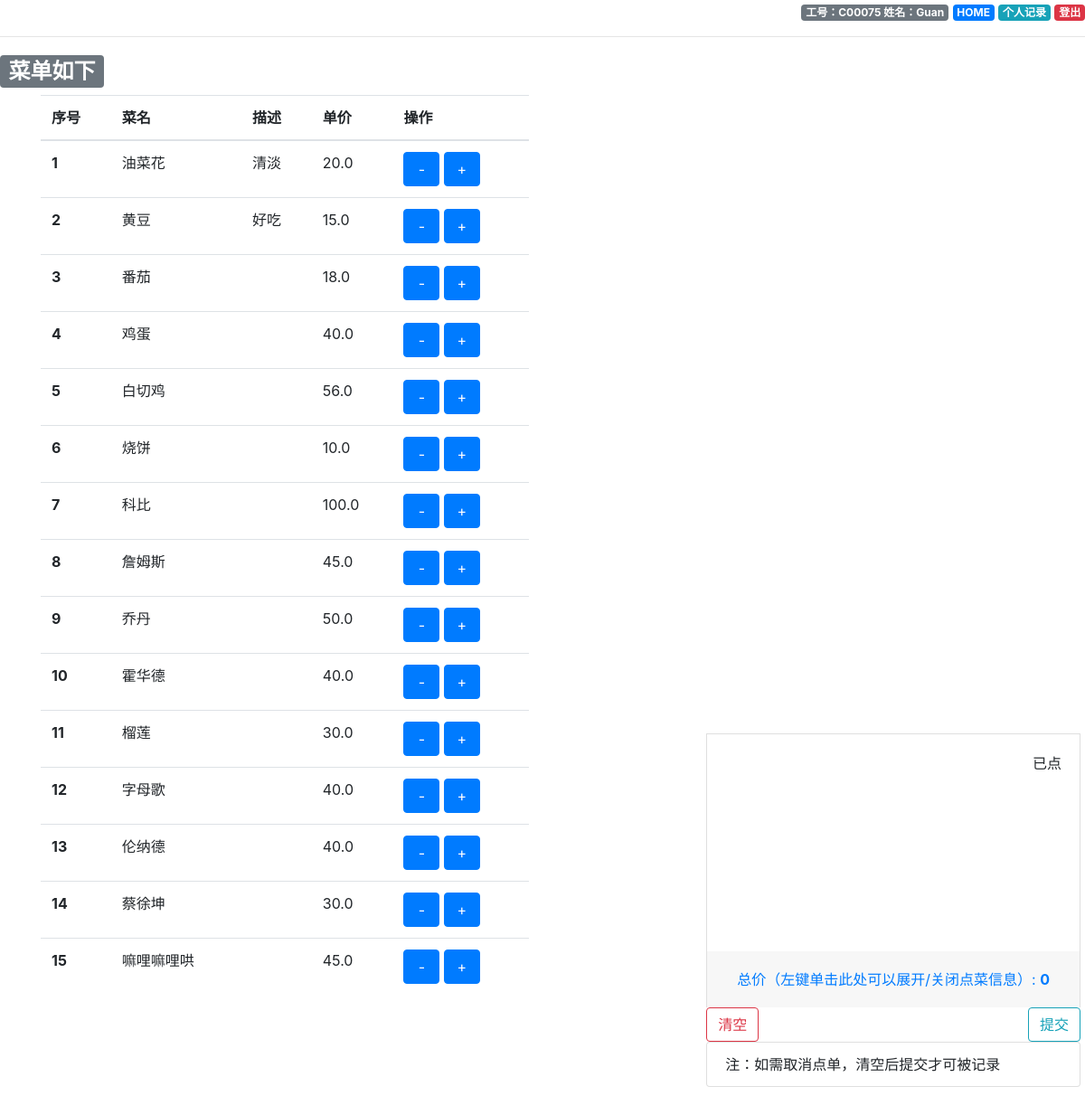
/menus/menus (signed in), run on the app's committed database.
### menus/models.py (models this page shows, shortened)
class Person(models.Model):
    name=models.CharField(max_length=20)
    work_id=models.CharField(max_length=20,unique=True)
    password=models.CharField(max_length=1000)
    register_time=models.DateTimeField(auto_now_add=True)
    email=models.CharField(max_length=100)

class Food(models.Model):
    name=models.CharField(max_length=50)
    price=models.FloatField()
    description=models.CharField(max_length=260,blank=True)
    active=models.BooleanField(default=True)
    restaurant=models.ForeignKey(Restaurant, on_delete=models.CASCADE)
    orderby=models.ManyToManyField(Person,through='Order_relation')

### menus/views.py (the view)
# urls.py: path('menus/',include('menus.urls'))
def menus(request):
    if 'login' in request.session and request.session['login']==True:
        Food_list=models.Food.objects.filter(active=True)
        wid=request.session['work_id']
        name=request.session['name']
        filter_id=models.Order_relation.objects.all().filter(person__work_id__exact=wid)
        date=dt.now()
        y=date.year
        m=date.month
        d=date.day
        order_list=filter_id.filter(order_date__year=y,order_date__month=m,order_date__day=d)
        total_price=0
        for item in order_list:
            total_price=total_price+item.totalprice
        MAP={'Food_list':Food_list,
             'wid':wid,
             'name':name,
             'order_list':order_list,
             'total_price':total_price}
        return render(request,'menus/menus.html',MAP)
    else:
        return HttpResponseRedirect(reverse('menus:login'))

### menus/templates/menus/menus.html (shortened to what this page needs)
{% load static %}
<!DOCTYPE html>
<head>
	<link rel="stylesheet" href="https://stackpath.bootstrapcdn.com/bootstrap/4.3.1/css/bootstrap.min.css">
</head>
<div id="logoff">
	<p><span class="badge badge-secondary">工号：{{ wid }} 姓名：{{ name }} </span> <a href="{% url 'menus:home' %}" class="badge badge-primary">HOME</a> <a href="personalhome" class="badge badge-info">个人记录</a> <a href="logoff" class="badge badge-danger">登出</a></p>
</div>
<hr/>
<h2><span class="badge badge-secondary">菜单如下</span></h2>
<body id="page">
	<div class="container">
	<div class="row">
	<div class="col-6">
	<table class="table table-hover" >
		<thead>
		<tr>
			<th scope="col">序号</th>
			<th scope="col">菜名</th>
			<th scope="col">描述</th>
			<th scope="col">单价</th>
			<th scope="col">操作</th>
		</tr>
		</thead>
		<tbody>
	{% for food in Food_list %}
		{% if food.active %}
		<tr>
			<th scope="row">{{ forloop.counter }}</th>
			<td id='{{ food.pk }}n'>{{ food.name }}</td>
			<td>{{ food.description }}</td>
			<td id='{{ food.pk }}p'>{{ food.price }}</td>
			<td>
				<button class="btn btn-primary opb" onclick="subtract('{{ food.pk }}')">-</button>
				<button class="btn btn-primary opb" onclick="add('{{ food.pk }}')">+</button>
			</td>
		</tr>
		{% endif %}
	{% endfor %}
		</tbody>
	</table>
	</div>
	</div>
	</div>
</body>
<form method="POST" action="finished" >
<div class="container">
<div class="row no-gutters">
<div class="col-12">
<div id="fix">
	<div class="accordion" id="accordionExample">
	<div class="card">
	<div id="collapseOne" class="collapse show" aria-labelledby="headingOne" data-parent="#accordionExample">
	<div class="card-body">
	<div id='orderlist'>
		<p class="h">已点</p>
	</div>
	</div>
	</div>
	<div class="card-header" id="headingOne">
	<div id="clickforslide">
        <button class="btn btn-link" type="button" data-toggle="collapse" data-target="#collapseOne" aria-expanded="true" aria-controls="collapseOne">
          总价（左键单击此处可以展开/关闭点菜信息）: <b id='total'>{{ total_price }}</b>
        </button>
	</div>
	</div>
	</div>
	</div>
	<div class="row no-gutters justify-content-between">
	<div class="col-auto">
	<button onclick="clearall()" class="btn btn-outline-danger" type="button">清空</button>
	</div>
	<div class="col-auto">
	<input class="btn btn-outline-info" type="submit" value="提交">
	</div>
	</div>
	<div class="row">
	<div class="col-12">
		<li class="list-group-item">注：如需取消点单，清空后提交才可被记录</li>
	</div>
	</div>
</div>
</div>
</div>
</div>
</form>

### menus/templates/menus/menus.html (style rules this page uses)
#fix {  margin:5px width:400px; right:5px; bottom:10px; position:fixed; }
#orderlist { height:200px; overflow:scroll; }
div p { text-align:right; }
#logoff { text-align:right; }
.opb { width:40px; text-align:center; }

### data on the page
Person: name "Guan"
Food: name "油菜花", description "清淡", price "20.0"
Food: name "黄豆", description "好吃", price "15.0"
Food: name "番茄", price "18.0"
Food: name "鸡蛋", price "40.0"
Food: name "白切鸡", price "56.0"
Food: name "烧饼", price "10.0"
Food: name "科比", price "100.0"
Food: name "詹姆斯", price "45.0"
Food: name "乔丹", price "50.0"
Food: name "霍华德", price "40.0"
Food: name "榴莲", price "30.0"
Food: name "字母歌", price "40.0"
Food: name "伦纳德", price "40.0"
Food: name "蔡徐坤", price "30.0"
Food: name "嘛哩嘛哩哄", price "45.0"

### other printed values
{{ wid }} "C00075"
{{ total_price }} "0"
